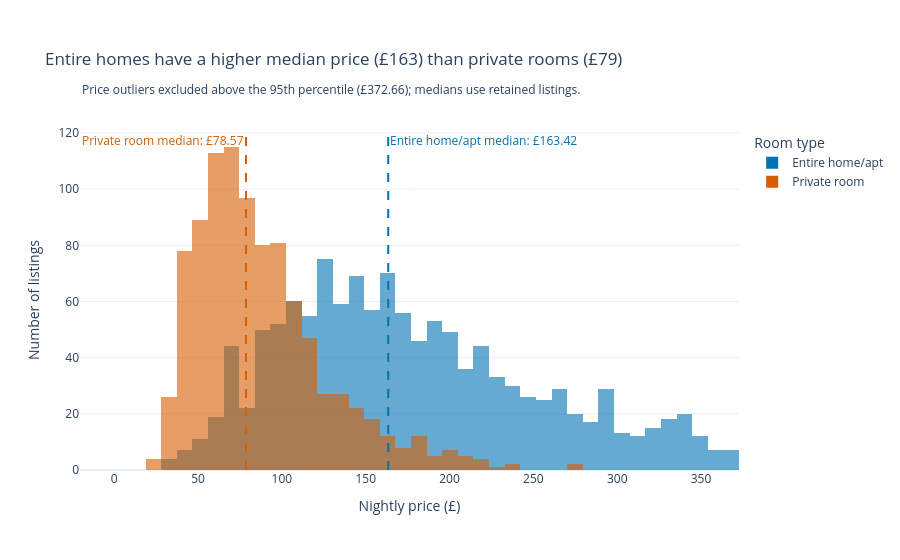

Source (notebook cell):
### Markdown cell above
## Task 1 — Histogram: price by room type (overlapping distributions)

**What to build:** A histogram showing price distributions for **Entire home/apt vs Private room** (exclude Shared room — too few observations) overlaid on the same chart.

**Requirements:**
- Both room types on the same chart (use `color='room_type'`)
- `barmode='overlay'` with `opacity=0.6` so both distributions are visible
- A vertical line for the median of EACH room type, differently coloured
- Insight title comparing the two distributions

> 💡 `df_cap[df_cap['room_type'].isin(['Entire home/apt','Private room'])]`

### Code cell
# Task 1
# YOUR CODE HERE

room_types = ['Entire home/apt', 'Private room']
prices = df_cap[df_cap['room_type'].isin(room_types)]
colours = {'Entire home/apt': '#0072B2', 'Private room': '#D55E00'}
medians = prices.groupby('room_type')['price'].median()
fig1 = px.histogram(
    prices, x='price', color='room_type', nbins=40,
    barmode='overlay', opacity=0.6, color_discrete_map=colours,
    category_orders={'room_type': room_types},
    labels={'price': 'Nightly price (£)', 'room_type': 'Room type'},
    title=f'Entire homes have a higher median price (£{medians[room_types[0]]:.0f}) than private rooms (£{medians[room_types[1]]:.0f})'
)
for room, position in zip(room_types, ['top right', 'top left']):
    fig1.add_vline(
        x=medians[room], line_dash='dash', line_color=colours[room],
        annotation_text=f'{room} median: £{medians[room]:.2f}',
        annotation_position=position, annotation_font_color=colours[room]
    )
fig1.update_traces(xbins=dict(start=0, end=float(p95), size=float(p95) / 40))
fig1.update_layout(template='plotly_white', yaxis_title='Number of listings',
                   margin=dict(t=130, b=90), legend_title_text='Room type')
fig1.add_annotation(x=0, y=1.15, xref='paper', yref='paper', showarrow=False,
                    text=f'Price outliers excluded above the 95th percentile (£{p95:.2f}); medians use retained listings.')
fig1.show()

### Figure 1 — Plotly figure (JSON) as saved in the notebook; plotly's stock layout.template omitted (floating-point values rounded to 4 significant figures; data arrays with more than 128 entries replaced by an {"elided": "..."} marker saying what was removed)
{"data": [{"bingroup": "x", "hovertemplate": "Room type=Entire home/apt<br>Nightly price (£)=%{x}<br>count=%{y}<extra></extra>", "legendgroup": "Entire home/apt", "marker": {"color": "#0072B2", "opacity": 0.6, "pattern": {"shape": ""}}, "name": "Entire home/apt", "nbinsx": 40, "orientation": "v", "showlegend": true, "type": "histogram", "x": {"elided": "1251 float values"}, "xaxis": "x", "xbins": {"end": 372.7, "size": 9.316, "start": 0}, "yaxis": "y"}, {"bingroup": "x", "hovertemplate": "Room type=Private room<br>Nightly price (£)=%{x}<br>count=%{y}<extra></extra>", "legendgroup": "Private room", "marker": {"color": "#D55E00", "opacity": 0.6, "pattern": {"shape": ""}}, "name": "Private room", "nbinsx": 40, "orientation": "v", "showlegend": true, "type": "histogram", "x": {"elided": "942 float values"}, "xaxis": "x", "xbins": {"end": 372.7, "size": 9.316, "start": 0}, "yaxis": "y"}], "layout": {"annotations": [{"font": {"color": "#0072B2"}, "showarrow": false, "text": "Entire home/apt median: £163.42", "x": 163.4, "xanchor": "left", "xref": "x", "y": 1, "yanchor": "top", "yref": "y domain"}, {"font": {"color": "#D55E00"}, "showarrow": false, "text": "Private room median: £78.57", "x": 78.57, "xanchor": "right", "xref": "x", "y": 1, "yanchor": "top", "yref": "y domain"}, {"showarrow": false, "text": "Price outliers excluded above the 95th percentile (£372.66); medians use retained listings.", "x": 0, "xref": "paper", "y": 1.15, "yref": "paper"}], "barmode": "overlay", "legend": {"title": {"text": "Room type"}, "tracegroupgap": 0}, "margin": {"b": 90, "t": 130}, "shapes": [{"line": {"color": "#0072B2", "dash": "dash"}, "type": "line", "x0": 163.4, "x1": 163.4, "xref": "x", "y0": 0, "y1": 1, "yref": "y domain"}, {"line": {"color": "#D55E00", "dash": "dash"}, "type": "line", "x0": 78.57, "x1": 78.57, "xref": "x", "y0": 0, "y1": 1, "yref": "y domain"}], "title": {"text": "Entire homes have a higher median price (£163) than private rooms (£79)"}, "xaxis": {"anchor": "y", "domain": [0, 1], "title": {"text": "Nightly price (£)"}}, "yaxis": {"anchor": "x", "domain": [0, 1], "title": {"text": "Number of listings"}}}}
